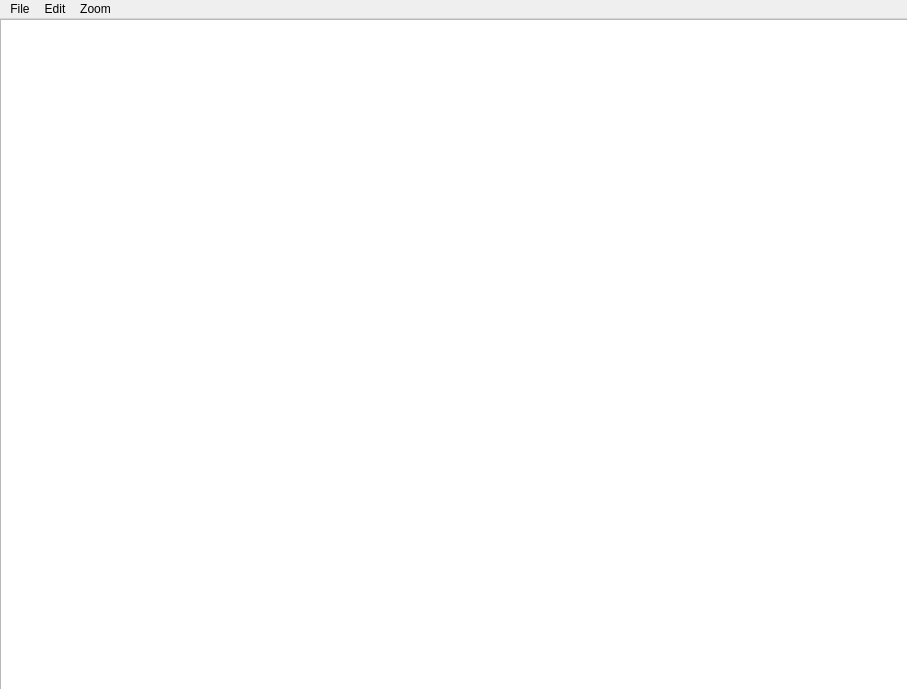
<?xml version="1.0" encoding="UTF-8"?>
<ui version="4.0">
 <class>MainWindow</class>
 <widget class="QMainWindow" name="MainWindow">
  <property name="geometry">
   <rect>
    <x>0</x>
    <y>0</y>
    <width>907</width>
    <height>689</height>
   </rect>
  </property>
  <property name="windowTitle">
   <string>MainWindow</string>
  </property>
  <property name="windowIcon">
   <iconset>
    <normalon>:/icons/C:/Users/aniket/Pictures/Icons/logo.png</normalon>
   </iconset>
  </property>
  <widget class="QWidget" name="centralwidget">
   <widget class="QTextEdit" name="mainTextEdit">
    <property name="geometry">
     <rect>
      <x>0</x>
      <y>0</y>
      <width>921</width>
      <height>671</height>
     </rect>
    </property>
    <property name="font">
     <font>
      <family>Calibri</family>
     </font>
    </property>
   </widget>
  </widget>
  <widget class="QMenuBar" name="menubar">
   <property name="geometry">
    <rect>
     <x>0</x>
     <y>0</y>
     <width>907</width>
     <height>22</height>
    </rect>
   </property>
   <widget class="QMenu" name="menuFile">
    <property name="title">
     <string>File</string>
    </property>
    <addaction name="actionNew"/>
    <addaction name="actionOpen"/>
    <addaction name="actionSave_As"/>
    <addaction name="actionPrint"/>
    <addaction name="actionExit"/>
   </widget>
   <widget class="QMenu" name="menuEdit">
    <property name="title">
     <string>Edit</string>
    </property>
    <addaction name="actionUndo"/>
    <addaction name="actionRedo"/>
    <addaction name="actionCut"/>
    <addaction name="actionCopy"/>
    <addaction name="actionPaste"/>
   </widget>
   <widget class="QMenu" name="menuZoom">
    <property name="title">
     <string>Zoom</string>
    </property>
    <addaction name="separator"/>
    <addaction name="actionIn"/>
    <addaction name="actionOut"/>
    <addaction name="actionReset"/>
   </widget>
   <addaction name="menuFile"/>
   <addaction name="menuEdit"/>
   <addaction name="menuZoom"/>
  </widget>
  <action name="actionNew">
   <property name="icon">
    <iconset>
     <normaloff>:/icons/C:/Users/aniket/Pictures/Icons/fiber_new-black-18dp.svg</normaloff>:/icons/C:/Users/aniket/Pictures/Icons/fiber_new-black-18dp.svg</iconset>
   </property>
   <property name="text">
    <string>New</string>
   </property>
   <property name="font">
    <font>
     <family>Calibri</family>
    </font>
   </property>
   <property name="shortcut">
    <string>Ctrl+N</string>
   </property>
  </action>
  <action name="actionOpen">
   <property name="text">
    <string>Open</string>
   </property>
   <property name="font">
    <font>
     <family>Calibri</family>
    </font>
   </property>
   <property name="shortcut">
    <string>Ctrl+O</string>
   </property>
  </action>
  <action name="actionSave_As">
   <property name="text">
    <string>Save As</string>
   </property>
   <property name="font">
    <font>
     <family>Calibri</family>
    </font>
   </property>
   <property name="shortcut">
    <string>Ctrl+S</string>
   </property>
  </action>
  <action name="actionPrint">
   <property name="text">
    <string>Print</string>
   </property>
   <property name="font">
    <font>
     <family>Calibri</family>
    </font>
   </property>
   <property name="shortcut">
    <string>Ctrl+P</string>
   </property>
  </action>
  <action name="actionUndo">
   <property name="text">
    <string>Undo</string>
   </property>
   <property name="font">
    <font>
     <family>Calibri</family>
    </font>
   </property>
   <property name="shortcut">
    <string>Ctrl+Z</string>
   </property>
  </action>
  <action name="actionRedo">
   <property name="text">
    <string>Redo</string>
   </property>
   <property name="font">
    <font>
     <family>Calibri</family>
    </font>
   </property>
  </action>
  <action name="actionCopy">
   <property name="text">
    <string>Copy</string>
   </property>
   <property name="font">
    <font>
     <family>Calibri</family>
    </font>
   </property>
   <property name="shortcut">
    <string>Ctrl+C</string>
   </property>
  </action>
  <action name="actionPaste">
   <property name="text">
    <string>Paste</string>
   </property>
   <property name="font">
    <font>
     <family>Calibri</family>
    </font>
   </property>
   <property name="shortcut">
    <string>Ctrl+V</string>
   </property>
  </action>
  <action name="actionCut">
   <property name="text">
    <string>Cut</string>
   </property>
   <property name="font">
    <font>
     <family>Calibri</family>
    </font>
   </property>
   <property name="shortcut">
    <string>Ctrl+X</string>
   </property>
  </action>
  <action name="actionExit">
   <property name="text">
    <string>Exit</string>
   </property>
   <property name="font">
    <font>
     <family>Calibri</family>
    </font>
   </property>
  </action>
  <action name="actionIn">
   <property name="text">
    <string>In</string>
   </property>
   <property name="font">
    <font>
     <family>Calibri</family>
    </font>
   </property>
   <property name="shortcut">
    <string>Ctrl++</string>
   </property>
  </action>
  <action name="actionOut">
   <property name="text">
    <string>Out</string>
   </property>
   <property name="font">
    <font>
     <family>Calibri</family>
    </font>
   </property>
   <property name="shortcut">
    <string>Ctrl+-</string>
   </property>
  </action>
  <action name="actionReset">
   <property name="text">
    <string>Reset</string>
   </property>
   <property name="font">
    <font>
     <family>Calibri</family>
    </font>
   </property>
   <property name="shortcut">
    <string>Ctrl+R</string>
   </property>
  </action>
 </widget>
 <resources/>
 <connections/>
</ui>
